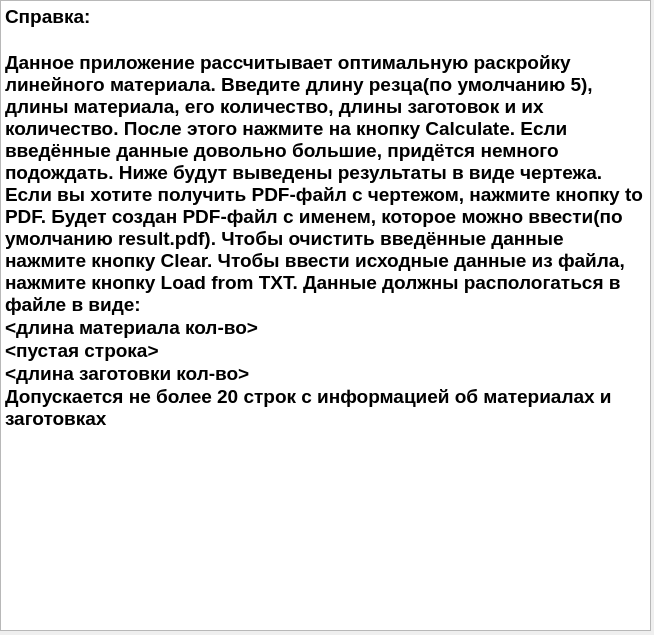
<?xml version="1.0" encoding="UTF-8"?>
<ui version="4.0">
 <class>Help</class>
 <widget class="QWidget" name="Help">
  <property name="geometry">
   <rect>
    <x>0</x>
    <y>0</y>
    <width>654</width>
    <height>635</height>
   </rect>
  </property>
  <property name="windowTitle">
   <string>Help</string>
  </property>
  <widget class="QTextBrowser" name="textBrowser">
   <property name="geometry">
    <rect>
     <x>0</x>
     <y>0</y>
     <width>651</width>
     <height>631</height>
    </rect>
   </property>
   <property name="html">
    <string>&lt;!DOCTYPE HTML PUBLIC &quot;-//W3C//DTD HTML 4.0//EN&quot; &quot;http://www.w3.org/TR/REC-html40/strict.dtd&quot;&gt;
&lt;html&gt;&lt;head&gt;&lt;meta name=&quot;qrichtext&quot; content=&quot;1&quot; /&gt;&lt;style type=&quot;text/css&quot;&gt;
p, li { white-space: pre-wrap; }
&lt;/style&gt;&lt;/head&gt;&lt;body style=&quot; font-family:'MS Shell Dlg 2'; font-size:7.8pt; font-weight:400; font-style:normal;&quot;&gt;
&lt;p style=&quot; margin-top:0px; margin-bottom:0px; margin-left:0px; margin-right:0px; -qt-block-indent:0; text-indent:0px;&quot;&gt;&lt;span style=&quot; font-size:14pt; font-weight:600;&quot;&gt;Справка:&lt;/span&gt;&lt;/p&gt;
&lt;p style=&quot;-qt-paragraph-type:empty; margin-top:0px; margin-bottom:0px; margin-left:0px; margin-right:0px; -qt-block-indent:0; text-indent:0px; font-size:14pt; font-weight:600;&quot;&gt;&lt;br /&gt;&lt;/p&gt;
&lt;p style=&quot; margin-top:0px; margin-bottom:0px; margin-left:0px; margin-right:0px; -qt-block-indent:0; text-indent:0px;&quot;&gt;&lt;span style=&quot; font-size:14pt; font-weight:600;&quot;&gt;Данное приложение рассчитывает оптимальную раскройку линейного материала. Введите длину резца(по умолчанию 5), длины материала, его количество, длины заготовок и их количество. После этого нажмите на кнопку Calculate. Если введённые данные довольно большие, придётся немного подождать. Ниже будут выведены результаты в виде чертежа. Если вы хотите получить PDF-файл с чертежом, нажмите кнопку to PDF. Будет создан PDF-файл с именем, которое можно ввести(по умолчанию result.pdf). Чтобы очистить введённые данные нажмите кнопку Clear. Чтобы ввести исходные данные из файла, нажмите кнопку Load from TXT. Данные должны распологаться в файле в виде:&lt;/span&gt;&lt;/p&gt;
&lt;p style=&quot; margin-top:0px; margin-bottom:0px; margin-left:0px; margin-right:0px; -qt-block-indent:0; text-indent:0px;&quot;&gt;&lt;span style=&quot; font-size:14pt; font-weight:600;&quot;&gt;&amp;lt;длина материала кол-во&amp;gt;&lt;/span&gt;&lt;/p&gt;
&lt;p style=&quot; margin-top:0px; margin-bottom:0px; margin-left:0px; margin-right:0px; -qt-block-indent:0; text-indent:0px;&quot;&gt;&lt;span style=&quot; font-size:14pt; font-weight:600;&quot;&gt;&amp;lt;пустая строка&amp;gt;&lt;/span&gt;&lt;/p&gt;
&lt;p style=&quot; margin-top:0px; margin-bottom:0px; margin-left:0px; margin-right:0px; -qt-block-indent:0; text-indent:0px;&quot;&gt;&lt;span style=&quot; font-size:14pt; font-weight:600;&quot;&gt;&amp;lt;длина заготовки кол-во&amp;gt;&lt;/span&gt;&lt;/p&gt;
&lt;p style=&quot; margin-top:0px; margin-bottom:0px; margin-left:0px; margin-right:0px; -qt-block-indent:0; text-indent:0px;&quot;&gt;&lt;span style=&quot; font-size:14pt; font-weight:600;&quot;&gt;Допускается не более 20 строк с информацией об материалах и заготовках&lt;/span&gt;&lt;/p&gt;&lt;/body&gt;&lt;/html&gt;</string>
   </property>
  </widget>
 </widget>
 <resources>
  <include location="../../Downloads/knife-transparent-anime-8.qrc"/>
 </resources>
 <connections/>
</ui>
